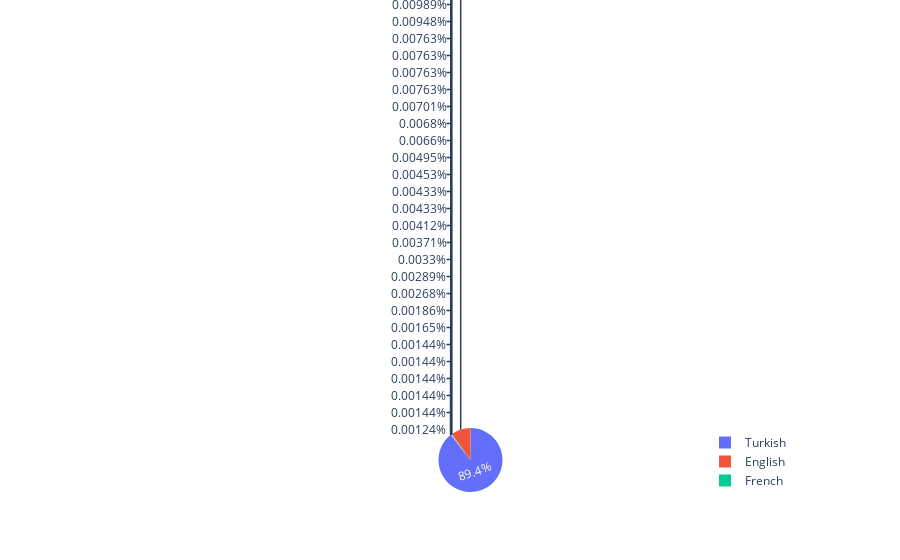

Notebook code for this chart:
### Code cell
plotPieLangFreq(turkey_lang_freq).show()

### Figure 1 — Plotly figure (JSON) as saved in the notebook; plotly's stock layout.template omitted (floating-point values rounded to 4 significant figures)
{"data": [{"domain": {"x": [0, 1], "y": [0, 1]}, "hoverlabel": {"namelength": 0}, "hovertemplate": "label=%{label}<br>value=%{value}", "labels": ["Turkish", "English", "French", "Spanish", "Kurdish", "Malagasy", "Azerbaijani", "Arabic", "Indonesian", "German", "Hindi", "Korean", "Chinese", "Polish", "Dutch", "Portuguese", "Western Frisian", "Italian", "Persian", "Urdu", "Serbo-Croatian", "Malay (macrolanguage)", "Hungarian", "Cebuano", "Esperanto", "Slovenian", "Russian", "Japanese", "Icelandic", "Swedish", "Uzbek", "Javanese", "Swahili (macrolanguage)", "Albanian", "Tagalog", "Interlingue", "Czech", "Lithuanian", "Egyptian Arabic", "Finnish", "Macedonian"], "legendgroup": "", "name": "", "showlegend": true, "type": "pie", "values": [433704, 48130, 851, 374, 333, 267, 226, 181, 116, 108, 92, 71, 55, 50, 49, 48, 46, 37, 37, 37, 37, 34, 33, 32, 24, 22, 21, 21, 20, 18, 16, 14, 13, 9, 8, 7, 7, 7, 7, 7, 6]}], "layout": {"legend": {"tracegroupgap": 0}, "margin": {"t": 60}}}
